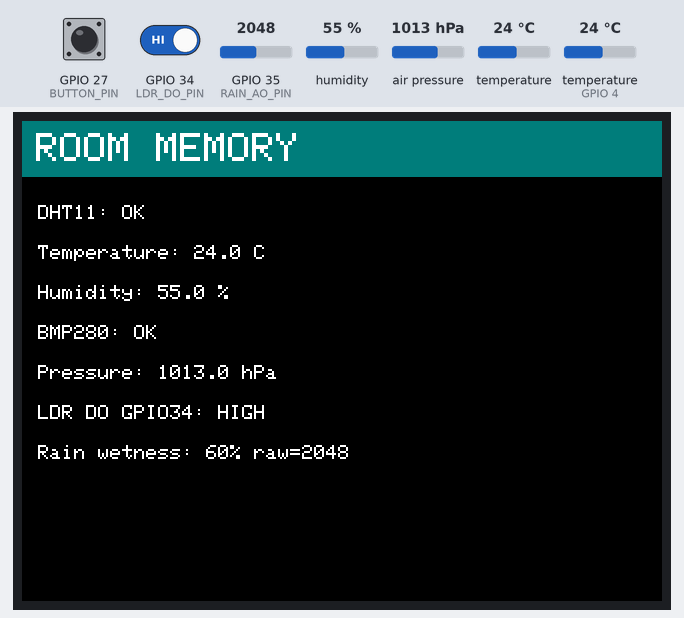
Recording of a sketch running on a simulated ESP32. Shown: 320×240 colour display. The inputs (shaded band) are chosen by the test bench; at power-on: humidity 55 %, GPIO 27 (BUTTON_PIN) HIGH, GPIO 34 (LDR_DO_PIN) HIGH, temperature (sensor on GPIO 4) 24 °C, GPIO 35 (RAIN_AO_PIN) = 2048, air pressure 1013 hPa, temperature 24 °C (analog values on the 0–4095 scale). WiFi joins after 1.5 s; servers stay silent unless stated; no MQTT or app messages arrive unless stated; what the sketch prints to the serial monitor is not drawn.

Above: at 2.9 s.
3.0 s: humidity set to 78 %
7.6 s: humidity set to 81 %
At 10.7 s:
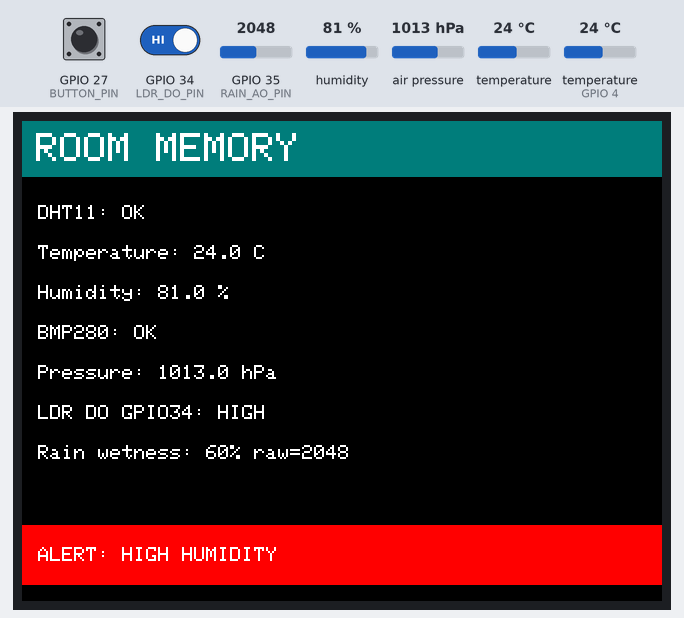
11.6 s: GPIO 27 (BUTTON_PIN) pulled LOW for 0.15 s
At 12.6 s:
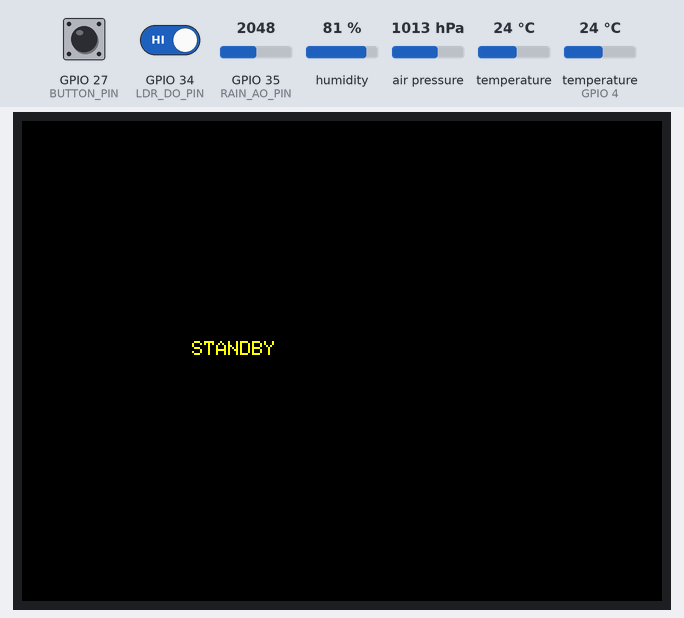
13.2 s: GPIO 27 (BUTTON_PIN) pulled LOW for 1 s
At 14.6 s:
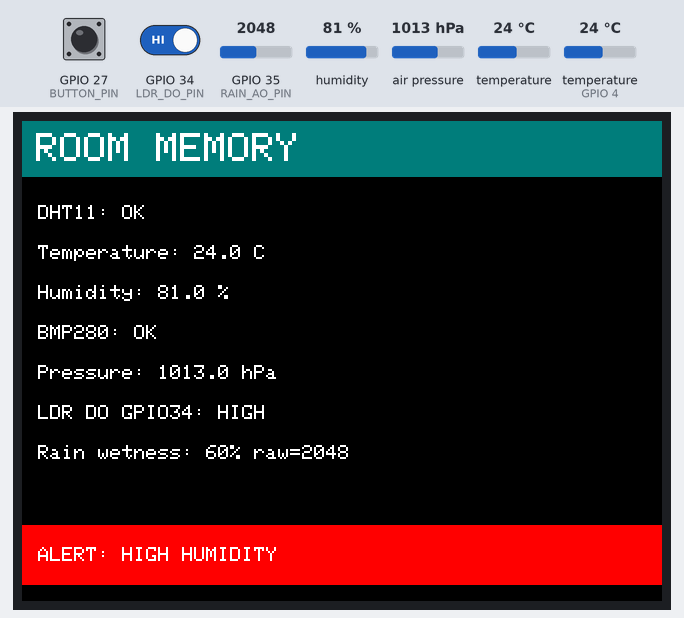
15.7 s: GPIO 34 (LDR_DO_PIN) driven LOW
24.8 s: temperature (sensor on GPIO 4) set to 33 °C
At 26.5 s:
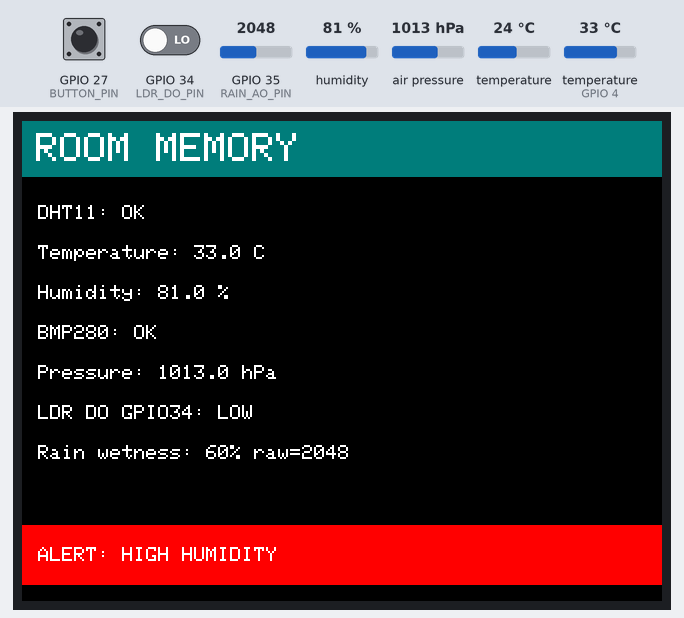
27.6 s: temperature (sensor on GPIO 4) set to 36 °C
At 30.8 s:
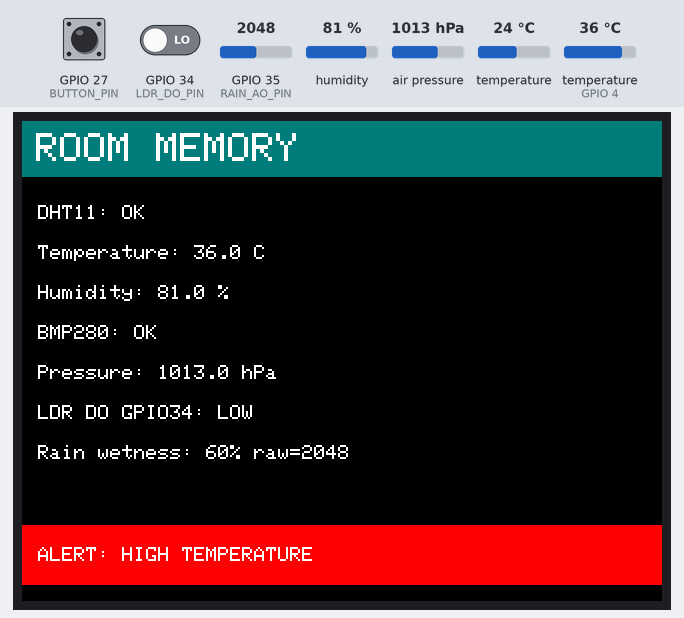
Timing chart, 0 to 32.3 s (numbered marks = the images above; inputs shaded):
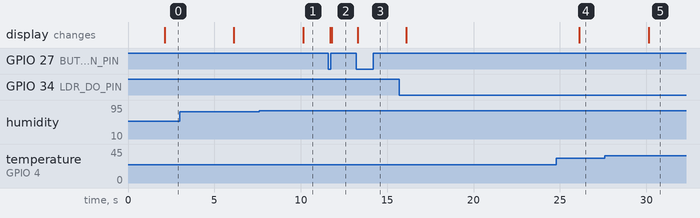

Measured:
- the behaviour switches between 79 and 80 % on humidity (found by bisection; images 0 and 1)
- the behaviour switches between 34 and 35 °C on temperature (sensor on GPIO 4) (found by bisection; images 4 and 5)
- after the input at 7.6 s, the display: changes after 2.5 s (image 1)
- after the input at 11.6 s, the display: first changes after 0.10 s (image 2 shows a later state)
- after the input at 13.2 s, the display: changes after 0.10 s (image 3)
- after the input at 24.8 s, the display: changes after 1.3 s (image 4)
- after the input at 27.6 s, the display: changes after 2.5 s (image 5)

The sketch:

RoomMemory_ESP32.ino
```cpp
/*
 Room Memory ESP32 firmware starter
 Hardware:
 ST7789: CS 5, DC 21, RST 22, MOSI 23, MISO 19, SCLK 18 (landscape)
 BMP280: SDA 25, SCL 26, CSB 3.3V, SDO GND (0x76/0x77)
 DHT11 DATA 4; LDR DO 34; rain AO 35; button 27 to GND.
 This is a cloud-connectivity prototype, NOT production-signed OTA.
 */
#include <WiFi.h>
#include <WiFiClient.h>
#include <PubSubClient.h>
#include <Wire.h>
#include <SPI.h>
#include <Adafruit_GFX.h>
#include <Adafruit_ST7789.h>
#include <Adafruit_BMP280.h>
#include <DHT.h>

const char* WIFI_SSID = "CHANGE_ME";
const char* WIFI_PASSWORD = "CHANGE_ME";
// Local development: use the computer's LAN IP, not localhost.
const char* MQTT_HOST = "10.212.30.17";
const int MQTT_PORT = 1883;
const char* MQTT_USER = "";
const char* MQTT_PASSWORD = "";
const char* DEVICE_ID = "RM-REPLACE-WITH-PROVISIONED-ID";
String TELEMETRY_TOPIC;
String STATUS_TOPIC;
String COMMAND_TOPIC;
String ACK_TOPIC;

#define TFT_CS 5
#define TFT_DC 21
#define TFT_RST 22
#define TFT_MOSI 23
#define TFT_MISO 19
#define TFT_SCLK 18
#define BMP_SDA 25
#define BMP_SCL 26
#define DHT_PIN 4
#define LDR_DO_PIN 34
#define RAIN_AO_PIN 35
#define BUTTON_PIN 27
#define DHT_TYPE DHT11

Adafruit_ST7789 tft(TFT_CS, TFT_DC, TFT_RST);
Adafruit_BMP280 bmp;
DHT dht(DHT_PIN, DHT_TYPE);
WiFiClient mqttClient;
PubSubClient mqtt(mqttClient);

float tDht=NAN, hum=NAN, tBmp=NAN, pressure=NAN;
int ldrState=HIGH, rainRaw=0, rainPct=0;
bool bmpOK=false, dhtOK=false, standbyMode=false;
unsigned long lastRead=0, lastPublish=0, lastButton=0;
int lastButtonState=HIGH;
const int RAIN_DRY_RAW=3800, RAIN_WET_RAW=900;

int rainPercent(int raw){ return constrain((int)map(raw,RAIN_DRY_RAW,RAIN_WET_RAW,0,100),0,100); }

void drawScreen(){
  tft.fillScreen(ST77XX_BLACK);
  tft.fillRect(0,0,320,28,0x03EF);
  tft.setTextColor(ST77XX_WHITE); tft.setTextSize(2); tft.setCursor(7,6); tft.print("ROOM MEMORY");
  tft.setTextSize(1);
  tft.setCursor(8,42); tft.printf("DHT11: %s",dhtOK?"OK":"ERROR");
  tft.setCursor(8,62); tft.printf("Temperature: %.1f C",tDht);
  tft.setCursor(8,82); tft.printf("Humidity: %.1f %%",hum);
  tft.setCursor(8,102); tft.printf("BMP280: %s",bmpOK?"OK":"ERROR");
  tft.setCursor(8,122); tft.printf("Pressure: %.1f hPa",pressure);
  tft.setCursor(8,142); tft.printf("LDR DO GPIO34: %s",ldrState==LOW?"LOW":"HIGH");
  tft.setCursor(8,162); tft.printf("Rain wetness: %d%% raw=%d",rainPct,rainRaw);
  if ((dhtOK && tDht>=35) || (dhtOK && hum>=80) || (rainPct>=70)) {
    tft.fillRect(0,202,320,30,ST77XX_RED);
    tft.setTextColor(ST77XX_WHITE); tft.setCursor(8,213);
    if (dhtOK && tDht>=35) tft.print("ALERT: HIGH TEMPERATURE");
    else if (dhtOK && hum>=80) tft.print("ALERT: HIGH HUMIDITY");
    else tft.print("ALERT: VERY WET SENSOR");
  }
  if(standbyMode){tft.fillRect(0,0,320,240,ST77XX_BLACK);tft.setTextColor(ST77XX_YELLOW);tft.setCursor(85,110);tft.print("STANDBY");}
}

void publishTelemetry(){
  char payload[320];
  snprintf(payload,sizeof(payload),
    "{\"deviceId\":\"%s\",\"firmware\":\"0.1.0\",\"dhtOK\":%s,\"bmpOK\":%s,\"dhtTemp\":%.2f,\"humidity\":%.2f,\"bmpTemp\":%.2f,\"pressureHpa\":%.2f,\"ldrDO\":%d,\"rainRaw\":%d,\"rainWetnessPct\":%d,\"standby\":%s}",
    DEVICE_ID,dhtOK?"true":"false",bmpOK?"true":"false",tDht,hum,tBmp,pressure,ldrState,rainRaw,rainPct,standbyMode?"true":"false");
  mqtt.publish(TELEMETRY_TOPIC.c_str(),payload);
}
void mqttCallback(char* topic, byte* payload, unsigned int len){
  String msg; for(unsigned int i=0;i<len;i++) msg+=(char)payload[i];
  // Replace with strict JSON parsing, per-command authorization and command IDs.
  if(msg.indexOf("\"type\":\"standby\"")>=0) standbyMode=true;
  else if(msg.indexOf("\"type\":\"wake\"")>=0) standbyMode=false;
  else if(msg.indexOf("\"type\":\"refresh\"")>=0) drawScreen();
  // Do not implement arbitrary relay/power commands without hardware safety design.
  drawScreen();
  String ack=String("{\"deviceId\":\"")+DEVICE_ID+"\",\"received\":true}";
  mqtt.publish(ACK_TOPIC.c_str(),ack.c_str());
}
void connectMqtt(){
  if(WiFi.status()!=WL_CONNECTED || mqtt.connected()) return;
  String clientId=String("rm-")+DEVICE_ID;
  if(mqtt.connect(clientId.c_str(),MQTT_USER,MQTT_PASSWORD,STATUS_TOPIC,1,true,"{\"online\":false}")){
    mqtt.publish(STATUS_TOPIC.c_str(),"{\"online\":true,\"firmware\":\"0.1.0\"}",true);
    mqtt.subscribe(COMMAND_TOPIC.c_str());
  }
}
void setup(){
  Serial.begin(115200);
  pinMode(LDR_DO_PIN,INPUT); pinMode(BUTTON_PIN,INPUT_PULLUP);
  analogReadResolution(12); analogSetPinAttenuation(RAIN_AO_PIN,ADC_11db);
  dht.begin(); Wire.begin(BMP_SDA,BMP_SCL);
  bmpOK=bmp.begin(0x76); if(!bmpOK) bmpOK=bmp.begin(0x77);
  SPI.begin(TFT_SCLK,TFT_MISO,TFT_MOSI,TFT_CS);
  tft.init(240,320); tft.setRotation(1); drawScreen();

  // Build all MQTT topics from this device's provisioned ID.
  String deviceRoot = String("roommemory/v1/devices/") + DEVICE_ID;
  TELEMETRY_TOPIC = deviceRoot + "/telemetry";
  STATUS_TOPIC = deviceRoot + "/status";
  COMMAND_TOPIC = deviceRoot + "/commands";
  ACK_TOPIC = deviceRoot + "/command-ack";

  WiFi.mode(WIFI_STA); WiFi.begin(WIFI_SSID,WIFI_PASSWORD);
  while(WiFi.status()!=WL_CONNECTED){delay(500);Serial.print(".");}
  Serial.println(WiFi.localIP());
  mqtt.setServer(MQTT_HOST,MQTT_PORT); mqtt.setCallback(mqttCallback);
}
void loop(){
  if(WiFi.status()!=WL_CONNECTED){WiFi.reconnect();delay(50);}
  connectMqtt(); mqtt.loop();
  int b=digitalRead(BUTTON_PIN);
  if(b==LOW && lastButtonState==HIGH && millis()-lastButton>250){
    lastButton=millis(); Serial.println("BUTTON PRESSED");
    standbyMode=!standbyMode; drawScreen();
  }
  lastButtonState=b;
  if(millis()-lastRead>=2000){
    lastRead=millis();
    float h=dht.readHumidity(), t=dht.readTemperature();
    dhtOK=!isnan(h)&&!isnan(t); if(dhtOK){hum=h;tDht=t;}
    if(bmpOK){tBmp=bmp.readTemperature();pressure=bmp.readPressure()/100.0f;}
    ldrState=digitalRead(LDR_DO_PIN); rainRaw=analogRead(RAIN_AO_PIN); rainPct=rainPercent(rainRaw);
    if(!standbyMode) drawScreen();
    if(dhtOK && (tDht>=35 || hum>=80)) Serial.println("ALERT: threshold exceeded");
    if(!dhtOK) Serial.println("ERROR: DHT11 read failed");
    if(!bmpOK) Serial.println("ERROR: BMP280 not found");
  }
  if(millis()-lastPublish>=5000){lastPublish=millis();if(mqtt.connected())publishTelemetry();}
}
```
